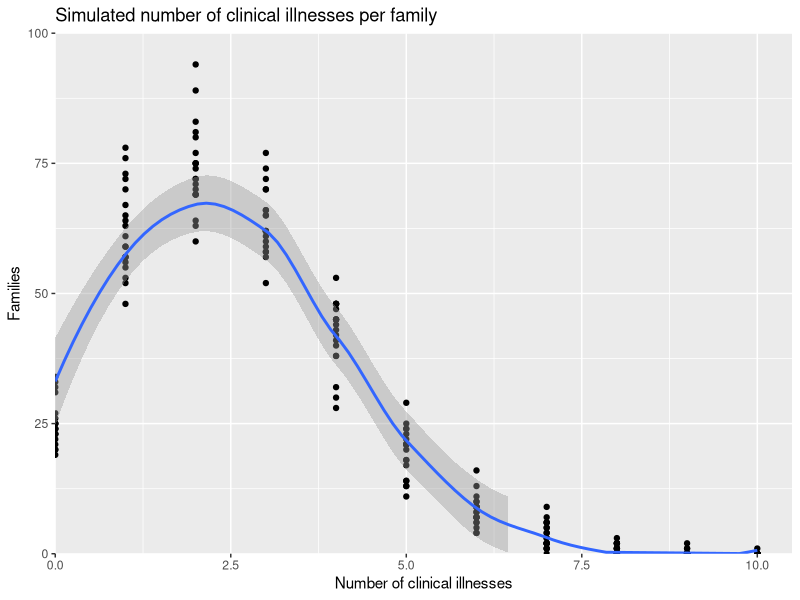
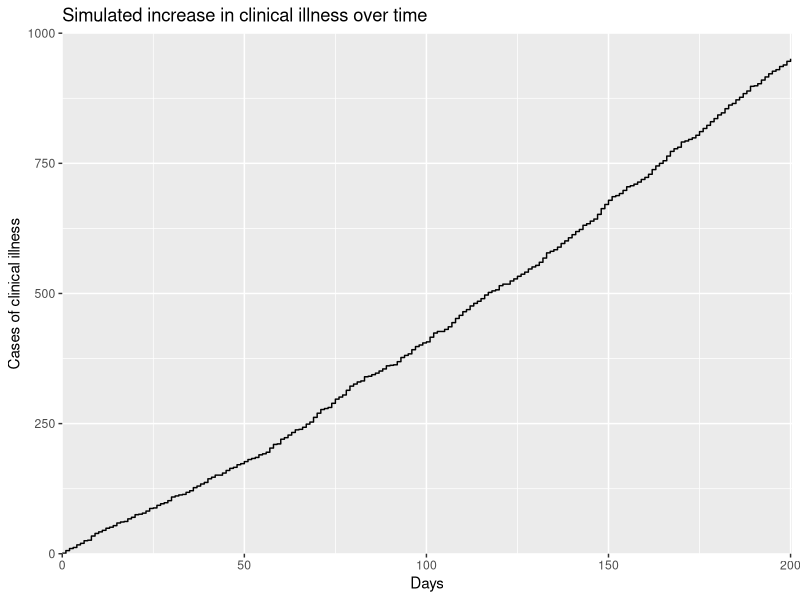
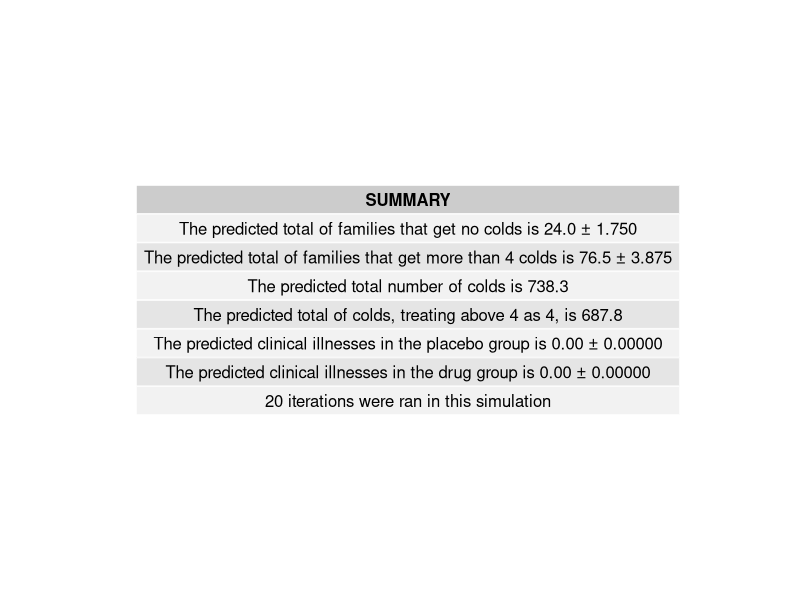

Generate these figures, in order, with R:
library(ggplot2)
library(gridExtra)

gen_pois <- function(){
  pois <- rpois(300,2.5)

  table(factor(pois,levels=0:11))
}

total_pois <- function(freq){
  total <- 0

  rep <- 0
  for(j in freq){
    total <- total + (j * rep)
    rep <- rep + 1
  }

  total
}

total_pois_4 <- function(freq){
  total_a4 <- 0
  rep <- 0
  for(k in freq){
    total_a4 <- total_a4 + (k * rep)
    if(rep < 4){
      rep <- rep + 1
    }
  }

  total_a4
}

grouping <- function(freq){
  for(j in 1:total_pois_4(freq)){
    r <- runif(1)
    if(r >= 0.75){
      groups[1,1] <- groups[1,1] + 1
    }else{
      groups[1,2] <- groups[1,2] + 1
    }
  }
}

allocate_time <- function(freq){
  t <- c()
  for(k in 1:length(freq)){
    for(l in 1:freq[k]){
      r <- runif(k)
      r <- sort(r,decreasing=T)
      r <- r[1:4]
      r <- r[!is.na(r)]
      r <- round(r * 200)
      t <- c(t,r)
    }
  }

  t.2 <- table(factor(t,levels=0:200))
  t.2 <- cumsum(t.2)
  t.2
}

e <- as.numeric(gen_pois())

total <- total_pois(e)
total_0 <- e[1]
total_4 <- sum(e[5:11])
total_a4 <- total_pois_4(e)
groups <- matrix(0,ncol=2,nrow=20)
colnames(groups) <- c('PLACEBO','DRUG')

d <- data.frame(
  x = 0:11,
  y = e
)

ti <- data.frame(
  x = 0:200,
  y = as.numeric(allocate_time(e))
)
print(ti)

grouping(e)

p <- ggplot(d,aes(x,y)) +
  geom_point() +
  expand_limits(x=0,y=0) +
  scale_x_continuous(expand=c(0,0),limits=c(0,10.5)) +
  scale_y_continuous(expand=c(0,0),limits=c(0,100)) +
  ggtitle('Simulated number of clinical illnesses per family') +
  xlab('Number of clinical illnesses') +
  ylab('Families')

p.t <- ggplot(ti,aes(x,y)) +
  expand_limits(x=0,y=0) +
  scale_x_continuous(expand=c(0,0),limits=c(0,200.5)) +
 scale_y_continuous(expand=c(0,0),limits=c(0,1000)) +
  ggtitle('Simulated increase in clinical illness over time') +
  xlab('Days') +
  ylab('Cases of clinical illness')

for(i in 2:20){ # repeats x times and draws to plot
  e <- as.numeric(gen_pois())

  d2 <- data.frame(
    x = 0:11,
    y = e

  )

  ti2 <- data.frame(
    x = 0:200,
    y = as.numeric(allocate_time(e))
  )

  total_a4 <- (total_a4 + total_pois_4(e)) / 2
  total_4 <- c(total_4, sum(e[5:11]))
  total_0 <- c(total_0, e[1])
  total <- (total + total_pois(e)) / 2
  d <- (d + d2) / 2
  #ti <- (ti + ti2) / 2
  p <- p + geom_point(data=d2)

  grouping(e)
}

p <- p + geom_smooth(data=d,method='loess')
#p <- p + geom_histogram(data=d,stat='identity',alpha=0.15) # unhash this line to draw a histogram

p.t <- p.t + geom_step(data=ti)

total <- format(total,digits=4,nsmall=1)
total_a4 <- format(total_a4,digits=4,nsmall=1)

groups[,1] <- groups[,1] * 0.25 # directly quarters the placebo group
groups[,2] <- groups[,2] * 0.0625 # splits the treatment group

placebo = groups[,1]
drug = groups[,2]

# summarise

sink('summary.txt',append=F,split=T) # text file summary table

t <- matrix('',nrow=7,ncol=1)
colnames(t) <- c('SUMMARY')
rownames(t) <- c('','','','','','','')

t[1,] <- paste('The predicted total of families that get no colds is',format(median(total_0),nsmall=1),'±',format((quantile(total_0)[4]-quantile(total_0)[2])/2,nsmall=3))
t[2,] <- paste('The predicted total of families that get more than 4 colds is',format(median(total_4),nsmall=1),'±',format((quantile(total_4)[4]-quantile(total_4)[2])/2,nsmall=3))
t[3,] <- paste('The predicted total number of colds is',total)
t[4,] <- paste('The predicted total of colds, treating above 4 as 4, is',total_a4)
t[5,] <- paste('The predicted clinical illnesses in the placebo group is',format(median(placebo),digits=4,nsmall=2),'±',format((quantile(placebo)[4]-quantile(placebo)[2])/2,nsmall=5,digits=6))
t[6,] <- paste('The predicted clinical illnesses in the drug group is',format(median(drug),digits=4,nsmall=2),'±',format((quantile(drug)[4]-quantile(drug)[2])/2,nsmall=5,digits=6))
t[7,] <- '20 iterations were ran in this simulation'

# commandline prints

print('+-----------------------------------------------------------------------------+')
print('|                                   SUMMARY                                   |')
print('|-----------------------------------------------------------------------------|')
print(paste('|',format(t[1,],width=75,justify='c'),'|'))
print(paste('|',format(t[2,],width=75,justify='c'),'|'))
print('|-----------------------------------------------------------------------------|')
print(paste('|',format(t[3,],width=75,justify='c'),'|'))
print(paste('|',format(t[4,],width=75,justify='c'),'|'))
print('+-----------------------------------------------------------------------------+')
print(paste('|',format(t[5,],width=75,justify='c'),'|'))
print(paste('|',format(t[6,],width=75,justify='c'),'|'))
print('+-----------------------------------------------------------------------------+')
print(t[7,])

pdf(file='illness_frequencies.pdf') # draw to plot
print(p)
dev.off()

pdf(file='illness_times.pdf')
print(p.t)
dev.off()

pdf(file='summary.pdf') # pdf summary table
grid.table(t)
dev.off()
